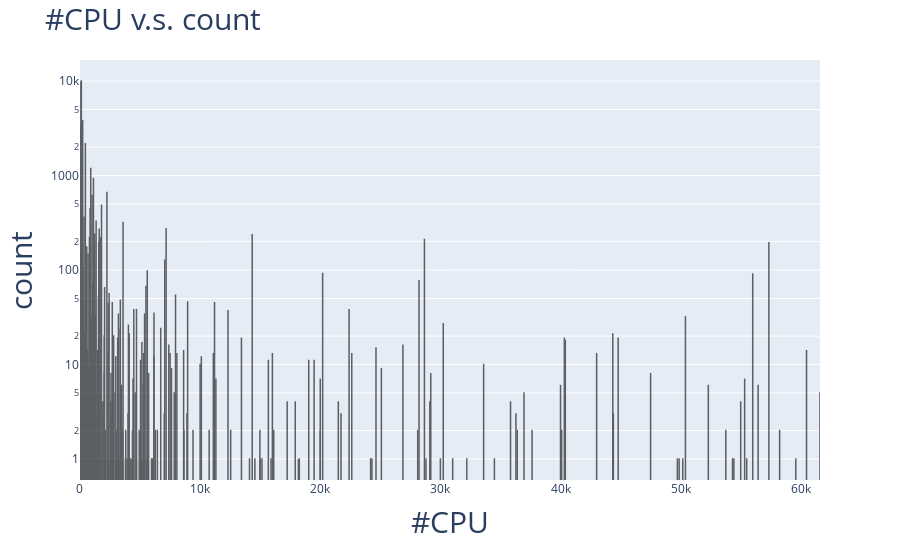

Notebook code cell kept with this figure:
### Code cell
df = pd.DataFrame({'#CPU':[i for i in waiting_time.groupby('#CPU').describe().index], 'count':[count for count in waiting_time.groupby('#CPU').describe().iloc[:,0]]})
fig = px.bar(df, x='#CPU', y='count', log_y=True)
fig.update_layout(
    title={'text':'#CPU v.s. count', 'font':{'size': 30}},
    xaxis_title={'text':"#CPU", 'font':{'size':30}},
    yaxis_title={'text':'count', 'font':{'size':30}}
    )
fig.update_traces(marker_color='rgb(0, 0, 0)', marker_line_color='rgb(0, 0, 0)',
                    marker_line_width=1.5, opacity=0.6)
    
fig.show()

### Figure 1 — Plotly figure (JSON) as saved in the notebook; plotly's stock layout.template omitted (floating-point values rounded to 4 significant figures; data arrays with more than 128 entries replaced by an {"elided": "..."} marker saying what was removed)
{"data": [{"alignmentgroup": "True", "hovertemplate": "#CPU=%{x}<br>count=%{y}<extra></extra>", "legendgroup": "", "marker": {"color": "rgb(0, 0, 0)", "line": {"color": "rgb(0, 0, 0)", "width": 1.5}, "pattern": {"shape": ""}}, "name": "", "offsetgroup": "", "opacity": 0.6, "orientation": "v", "showlegend": false, "textposition": "auto", "type": "bar", "x": {"elided": "326 int values"}, "xaxis": "x", "y": {"elided": "326 int values"}, "yaxis": "y"}], "layout": {"barmode": "relative", "legend": {"tracegroupgap": 0}, "margin": {"t": 60}, "title": {"font": {"size": 30}, "text": "#CPU v.s. count"}, "xaxis": {"anchor": "y", "domain": [0, 1], "title": {"font": {"size": 30}, "text": "#CPU"}}, "yaxis": {"anchor": "x", "domain": [0, 1], "title": {"font": {"size": 30}, "text": "count"}, "type": "log"}}}
